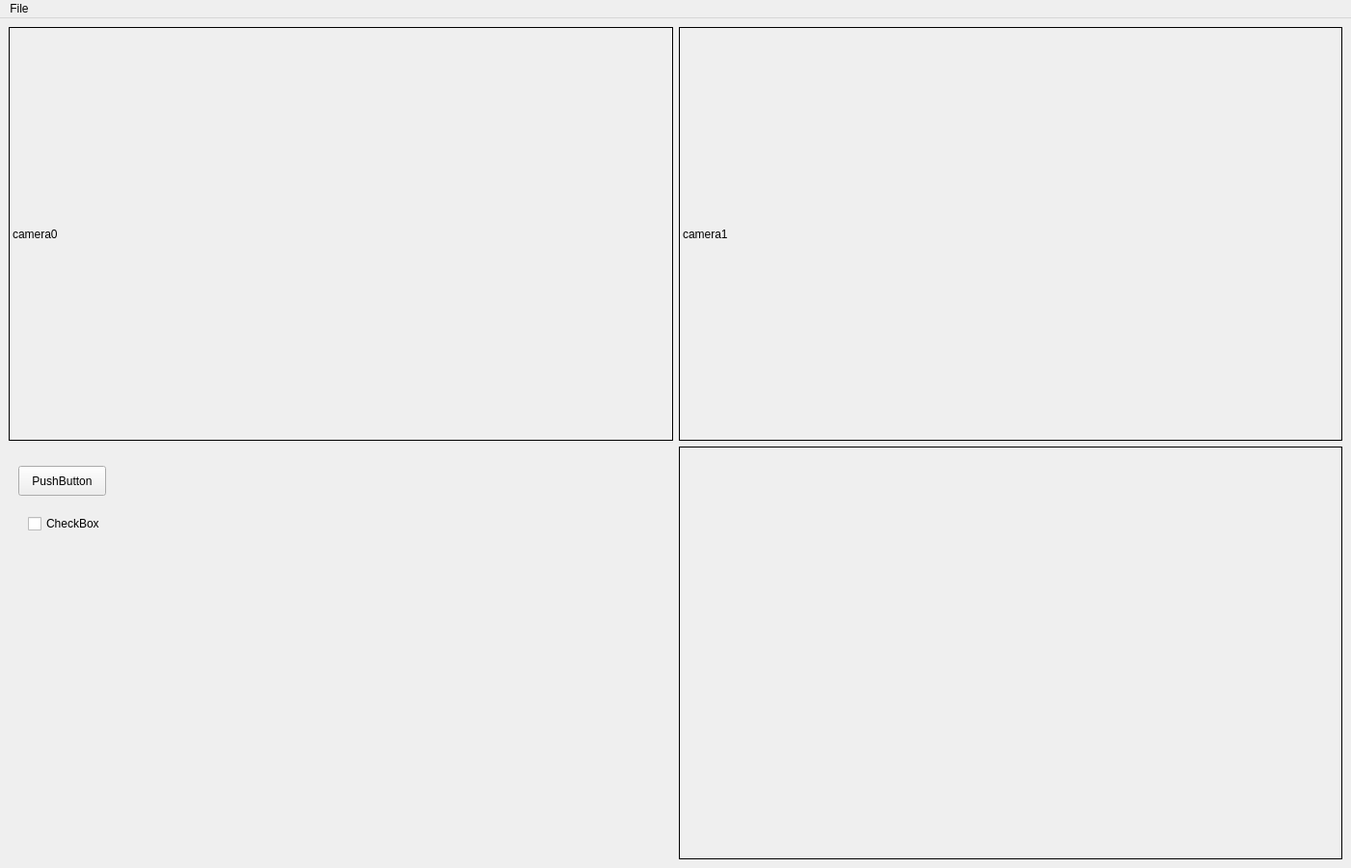
<?xml version="1.0" encoding="UTF-8"?>
<ui version="4.0">
 <class>MainWindow</class>
 <widget class="QMainWindow" name="MainWindow">
  <property name="geometry">
   <rect>
    <x>0</x>
    <y>0</y>
    <width>1401</width>
    <height>900</height>
   </rect>
  </property>
  <property name="layoutDirection">
   <enum>Qt::LayoutDirection::LeftToRight</enum>
  </property>
  <widget class="QWidget" name="centralwidget">
   <property name="sizePolicy">
    <sizepolicy hsizetype="Expanding" vsizetype="Expanding">
     <horstretch>0</horstretch>
     <verstretch>0</verstretch>
    </sizepolicy>
   </property>
   <layout class="QHBoxLayout" name="horizontalLayout_2">
    <item>
     <layout class="QVBoxLayout" name="verticalLayout" stretch="1,1">
      <item>
       <layout class="QHBoxLayout" name="horizontalLayout1" stretch="1,1">
        <item>
         <widget class="QLabel" name="camera1Label">
          <property name="sizePolicy">
           <sizepolicy hsizetype="Expanding" vsizetype="Expanding">
            <horstretch>0</horstretch>
            <verstretch>0</verstretch>
           </sizepolicy>
          </property>
          <property name="styleSheet">
           <string notr="true">border: 1px solid black;</string>
          </property>
          <property name="text">
           <string>camera0</string>
          </property>
          <property name="scaledContents">
           <bool>true</bool>
          </property>
         </widget>
        </item>
        <item>
         <widget class="QLabel" name="camera0Label">
          <property name="sizePolicy">
           <sizepolicy hsizetype="Expanding" vsizetype="Expanding">
            <horstretch>0</horstretch>
            <verstretch>0</verstretch>
           </sizepolicy>
          </property>
          <property name="styleSheet">
           <string notr="true">border: 1px solid black;</string>
          </property>
          <property name="text">
           <string>camera1</string>
          </property>
          <property name="scaledContents">
           <bool>true</bool>
          </property>
         </widget>
        </item>
       </layout>
      </item>
      <item>
       <layout class="QHBoxLayout" name="horizontalLayout2">
        <item>
         <widget class="QWidget" name="functionWidget" native="true">
          <widget class="QPushButton" name="captureButton">
           <property name="geometry">
            <rect>
             <x>10</x>
             <y>20</y>
             <width>91</width>
             <height>31</height>
            </rect>
           </property>
           <property name="text">
            <string>PushButton</string>
           </property>
          </widget>
          <widget class="QCheckBox" name="checkBox">
           <property name="geometry">
            <rect>
             <x>20</x>
             <y>70</y>
             <width>101</width>
             <height>20</height>
            </rect>
           </property>
           <property name="text">
            <string>CheckBox</string>
           </property>
          </widget>
         </widget>
        </item>
        <item>
         <widget class="QWidget" name="resultWidget" native="true">
          <property name="styleSheet">
           <string notr="true">border: 1px solid black;</string>
          </property>
         </widget>
        </item>
       </layout>
      </item>
     </layout>
    </item>
   </layout>
  </widget>
  <widget class="QMenuBar" name="menuBar">
   <property name="geometry">
    <rect>
     <x>0</x>
     <y>0</y>
     <width>1401</width>
     <height>33</height>
    </rect>
   </property>
   <widget class="QMenu" name="menuFile">
    <property name="title">
     <string>File</string>
    </property>
    <addaction name="separator"/>
    <addaction name="actionPreference"/>
   </widget>
   <addaction name="menuFile"/>
  </widget>
  <action name="actionPreference">
   <property name="text">
    <string>Preference</string>
   </property>
  </action>
 </widget>
 <resources/>
 <connections/>
</ui>
